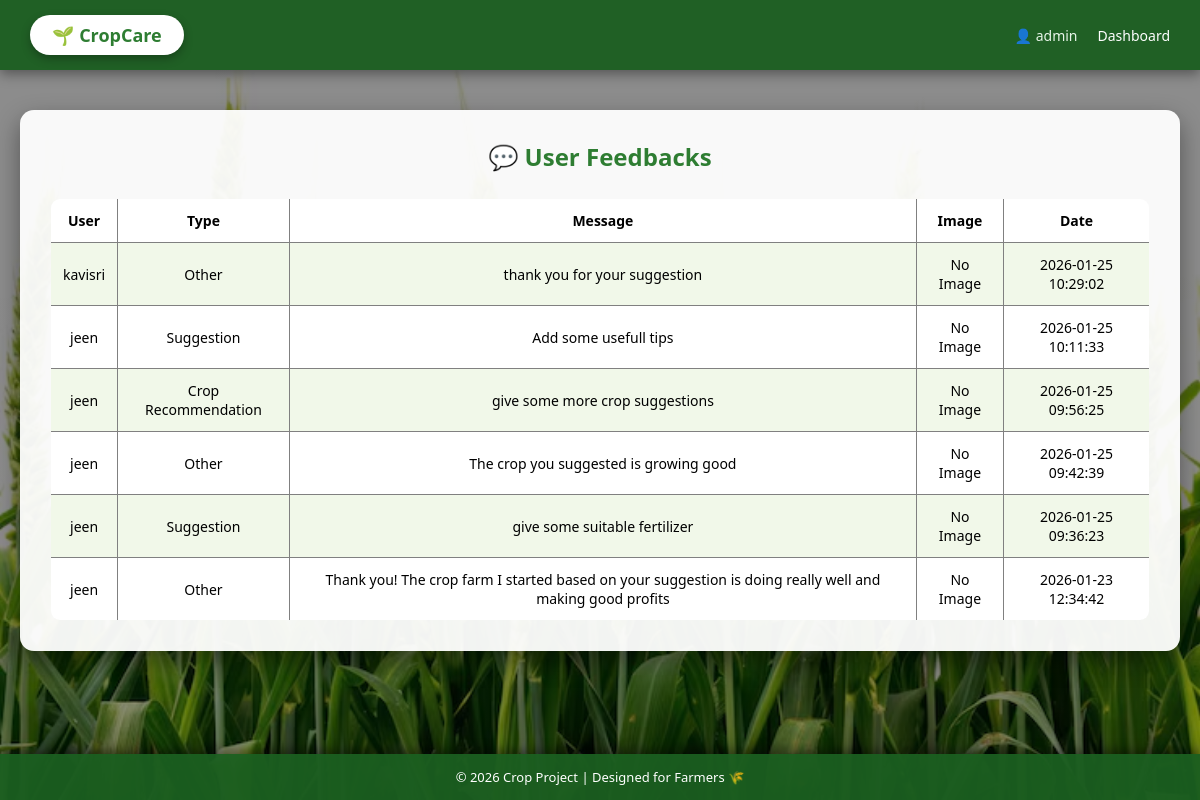
Page /admin/feedback (signed in) on the committed database.
### tables this page shows
CREATE TABLE feedback (
    id INTEGER PRIMARY KEY AUTOINCREMENT,
    username TEXT,
    feedback_type TEXT,
    message TEXT,
    image TEXT,
    created_at DATETIME DEFAULT CURRENT_TIMESTAMP
);

### app.py (the view)
@app.route("/admin/feedback")
def admin_feedback_view():
    if not admin_logged_in():
        return redirect(url_for("admin_login"))
    conn = get_db()
    feedbacks = conn.execute("""
        SELECT id, username, feedback_type, message, image, created_at
        FROM feedback
        ORDER BY id DESC
    """).fetchall()
    conn.close()
    return render_template(
        "admin_feedback.html",
        feedbacks=feedbacks,
        admin=session["admin_username"]
    )

### app.py (called while the page is built)
def get_db():
    conn = sqlite3.connect(DB_PATH)
    conn.row_factory = sqlite3.Row
    return conn

def admin_logged_in():
    return session.get("admin_logged_in") is True

### templates/admin_feedback.html (shortened to what this page needs)
<!DOCTYPE html>
<html lang="en">
<head>
    <link rel="stylesheet" href="{{ url_for('static', filename='admin_feedback.css') }}">
</head>
<body>
<header class="top-header">
    <div class="left-header">
        🌱 CropCare
    </div>
    <div class="right-header">
        👤 {{ admin }}
        <a href="/admin/dashboard">Dashboard</a>
    </div>
</header>
<main class="page-container">
    <div class="feedback-box">
        <h2>💬 User Feedbacks</h2>
        <table border="1">
<tr>
    <th>User</th>
    <th>Type</th>
    <th>Message</th>
    <th>Image</th>
    <th>Date</th>
</tr>
{% for fb in feedbacks %}
<tr>
    <td>{{ fb.username }}</td>
    <td>{{ fb.feedback_type }}</td>
    <td>{{ fb.message }}</td>
    <td>
        {% if fb.image %}
            <img src="{{ url_for('static', filename='feedback_uploads/' + fb.image) }}"
                 width="120">
        {% else %}
            No Image
        {% endif %}
    </td>
    <td>{{ fb.created_at }}</td>
</tr>
{% endfor %}
</table>
    </div>
</main>
<footer class="footer">
    © 2026 Crop Project | Designed for Farmers 🌾
</footer>
</body>
</html>

### static/admin_feedback.css (style rules this page uses)
* { margin: 0; padding: 0; box-sizing: border-box; font-family: "Segoe UI", Arial, sans-serif; }
body { min-height: 100vh; display: flex; flex-direction: column; background: linear-gradient(rgba(0,0,0,0.45), rgba(0,0,0,0.45)), url("/static/images/bg.jpg"); background-size: cover; background-position: center; background-attachment: fixed; }
.top-header { display: flex; justify-content: space-between; align-items: center; padding: 15px 30px; background: rgba(27, 94, 32, 0.95); box-shadow: 0 4px 12px rgba(0,0,0,0.4); }
.left-header { background: white; color: #2e7d32; padding: 8px 22px; border-radius: 25px; font-size: 18px; font-weight: bold; box-shadow: 0 4px 10px rgba(0,0,0,0.3); }
.right-header { display: flex; align-items: center; gap: 20px; color: #e8f5e9; font-size: 14px; }
.right-header a { color: #ffffff; text-decoration: none; font-weight: 500; }
.page-container { flex: 1; padding: 40px 20px; }
.feedback-box { max-width: 1200px; margin: auto; background: rgba(255, 255, 255, 0.95); padding: 30px; border-radius: 14px; box-shadow: 0 10px 25px rgba(0,0,0,0.4); }
.feedback-box h2 { text-align: center; color: #2e7d32; margin-bottom: 25px; }
table { width: 100%; border-collapse: collapse; border-radius: 10px; overflow: hidden; }
th, td { padding: 12px; text-align: center; font-size: 14px; }
tbody tr { background: #ffffff; }
tbody tr:nth-child(even) { background: #f1f8e9; }
.footer { background: rgba(27, 94, 32, 0.95); color: white; text-align: center; padding: 14px; font-size: 13px; box-shadow: 0 -4px 10px rgba(0,0,0,0.4); }

### rows in the picture
feedback: username "kavisri", feedback_type "Other", message "thank you for your suggestion", created_at "2026-01-25 10:29:02"
feedback: username "jeen", feedback_type "Suggestion", message "Add some usefull tips", created_at "2026-01-25 10:11:33"
feedback: username "jeen", feedback_type "Crop Recommendation", message "give some more crop suggestions", created_at "2026-01-25 09:56:25"
feedback: username "jeen", feedback_type "Other", message "The crop you suggested is growing good", created_at "2026-01-25 09:42:39"
feedback: username "jeen", feedback_type "Suggestion", message "give some suitable fertilizer", created_at "2026-01-25 09:36:23"
feedback: username "jeen", feedback_type "Other", message "Thank you! The crop farm I started based on your suggestion is doing really well and making good profits", created_at "2026-01-23 12:34:42"

### other values in the picture
{{ admin }} "admin"
